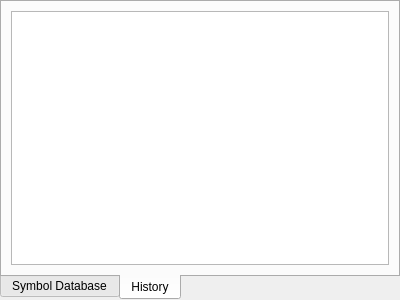
<?xml version="1.0" encoding="UTF-8"?>
<ui version="4.0">
 <class>DatabaseViewer</class>
 <widget class="QTabWidget" name="DatabaseViewer">
  <property name="geometry">
   <rect>
    <x>0</x>
    <y>0</y>
    <width>400</width>
    <height>300</height>
   </rect>
  </property>
  <property name="windowTitle">
   <string>TabWidget</string>
  </property>
  <property name="tabPosition">
   <enum>QTabWidget::South</enum>
  </property>
  <property name="tabShape">
   <enum>QTabWidget::Rounded</enum>
  </property>
  <property name="currentIndex">
   <number>1</number>
  </property>
  <property name="movable">
   <bool>false</bool>
  </property>
  <widget class="QWidget" name="dbTab">
   <attribute name="title">
    <string>Symbol Database</string>
   </attribute>
   <layout class="QVBoxLayout" name="verticalLayout">
    <item>
     <layout class="QHBoxLayout" name="horizontalLayout">
      <item>
       <widget class="QLineEdit" name="symbolFilter"/>
      </item>
      <item>
       <widget class="QLineEdit" name="dirFilter"/>
      </item>
      <item>
       <widget class="QLineEdit" name="fileFilter"/>
      </item>
     </layout>
    </item>
    <item>
     <widget class="QTableView" name="dbView">
      <property name="alternatingRowColors">
       <bool>true</bool>
      </property>
      <property name="selectionMode">
       <enum>QAbstractItemView::SingleSelection</enum>
      </property>
      <property name="selectionBehavior">
       <enum>QAbstractItemView::SelectRows</enum>
      </property>
     </widget>
    </item>
   </layout>
  </widget>
  <widget class="QWidget" name="historyTab">
   <attribute name="title">
    <string>History</string>
   </attribute>
   <layout class="QVBoxLayout" name="verticalLayout_2">
    <item>
     <widget class="QTreeView" name="historyView">
      <property name="alternatingRowColors">
       <bool>true</bool>
      </property>
      <property name="selectionMode">
       <enum>QAbstractItemView::SingleSelection</enum>
      </property>
      <property name="selectionBehavior">
       <enum>QAbstractItemView::SelectRows</enum>
      </property>
     </widget>
    </item>
   </layout>
  </widget>
 </widget>
 <resources/>
 <connections/>
</ui>
